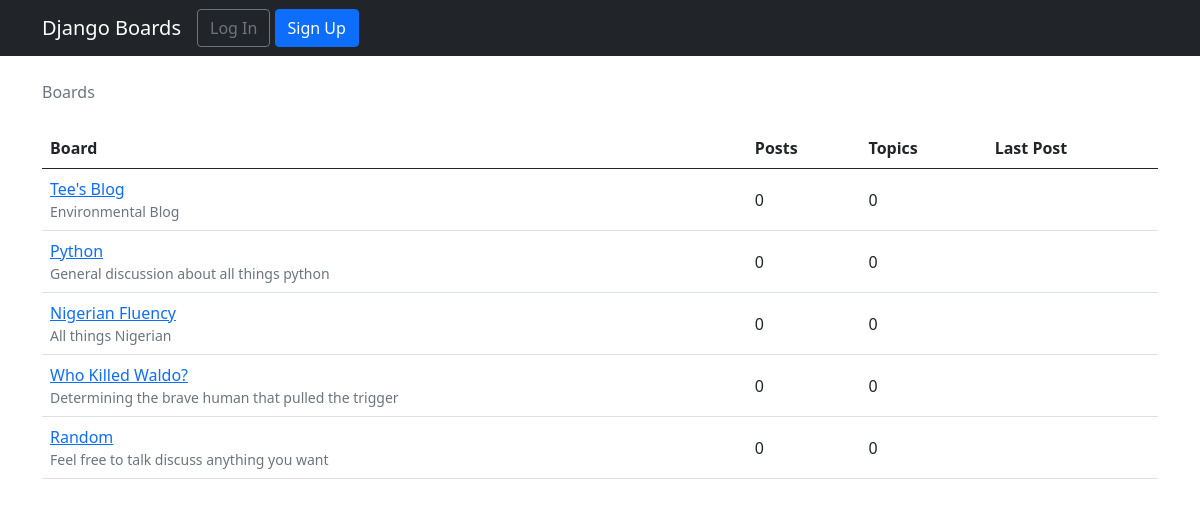
The page / on the database its author committed.
### boards/models.py (models this page shows, shortened)
class Board(models.Model):
    name = models.CharField(max_length=30, unique=True)
    description= models.CharField(max_length=100)

### boards/views.py (the view)
# urls.py: 2. Add a URL to urlpatterns:  path('', views.home, name='home')
def home(request):
    boards = Board.objects.all()
    return render(request, 'home.html', {'boards': boards})

### templates/home.html
{% extends 'base.html' %}
{% load static %}
{% load bootstrap4 %}
{% block breadcrumb %}
<li class="breadcrumb-item active">Boards</li>
{% endblock %}
{% block content%}
    <table class="table">
        <thead class="thead-inverse">
            <tr>
                <th>Board</th>
                <th>Posts</th>
                <th>Topics</th>
                <th>Last Post</th>
            </tr>
        </thead>
        <tbody>
            {% for board in boards %}
        <tr>
            <td>
                <a href="{% url 'board_topics' board.pk %}">{{ board.name }}</a><br>
                <small class="text-muted d-block">
                   {{ board.description }} </small>
            </td>
            <td class="align-middle">
                0
            </td>
            <td class="align-middle">
               0
            </td>
            <td>
            </td>
        </tr>
        {% endfor %}
        </tbody>
    </table>
    {% endblock %}

### rows shown on the page
Board: name "Tee's Blog", description "Environmental Blog"
Board: name "Python", description "General discussion about all things python"
Board: name "Nigerian Fluency", description "All things Nigerian"
Board: name "Who Killed Waldo?", description "Determining the brave human that pulled the trigger"
Board: name "Random", description "Feel free to talk discuss anything you want"
